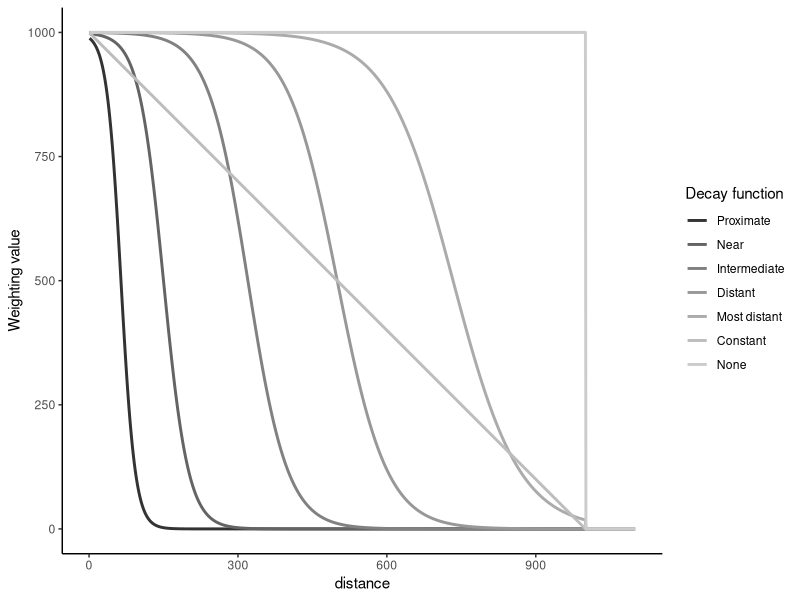

The R script that drew this image:
library(tidyverse)
# decay functions
distance <- seq(1, 1000)
proximate <- c((1.0 / (1.0 + 2.718282 ^ ((3.5 * distance / 50) - 4.5))) * 1000,
               rep(0, 100))
near <- c((1.0 / (1.0 + 2.718282 ^ ((2.0 * distance / 50) - 6.0))) * 1000,
          rep(0, 100))
intermediate <- c((1.0 / (1.0 + 2.718282 ^ ((1.25 * distance / 50) - 8.0)))
                  * 1000,
                  rep(0, 100))
distant <- c((1.0 / (1.0 + 2.718282 ^ ((1.0 * distance / 50) - 10.0))) * 1000,
             rep(0, 100))
most_distant <- c((1.0 / (1.0 + 2.718282 ^ ((0.75 * distance / 50) - 11.0)))
                  * 1000,
                  rep(0, 100))
constant <- c((abs(distance - 1000)), rep(0, 100))
none <- c(rep(1000, 1000), rep(0, 100))
# update dist to match length of other cols
distance <- seq(1, 1100)
dist_decay_df <- tibble(distance,
                        Proximate = proximate,
                        Near = near,
                        Intermediate = intermediate,
                        Distant = distant,
                        `Most distant` = most_distant,
                        Constant = constant,
                        None = none) %>%
  pivot_longer(-distance, names_to = "Decay function", values_to = "value")  %>%
  mutate(`Decay function` = fct_relevel(`Decay function`,
                                        "Proximate",
                                        "Near",
                                        "Intermediate",
                                        "Distant",
                                        "Most distant",
                                        "Constant",
                                        "None"))

ggplot(dist_decay_df, aes(distance, value, color = `Decay function`)) +
  geom_line(size = 1) +
  theme_classic() +
  scale_color_grey() +
  labs(y = "Weighting value")
